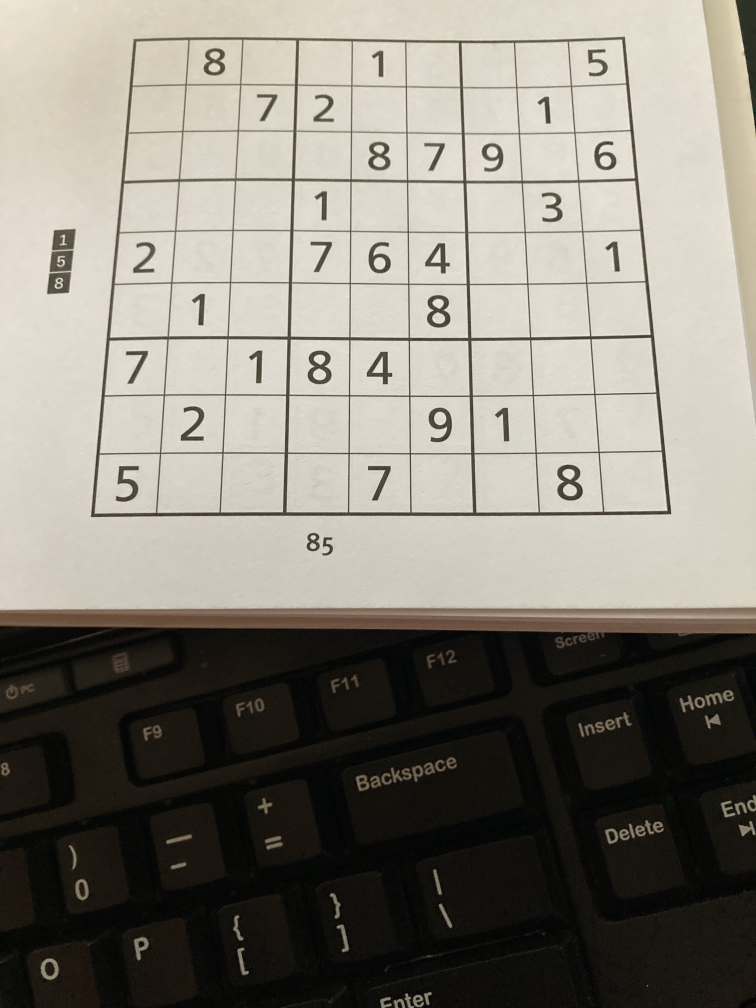
#> input picture images/big.JPG, 3024 x 4032 px (shown at 1/4 size)
$ python tess_playground.py
#> lines starting #> are read from the running program, lines starting #| are printed output that depends on the picture; after the words box and inside, x2 and y2 are one past the last pixel; in counts of white or black regions, pixels touching at a corner belong together
import cv2
import numpy as np

def blur_and_thresh(img):
    blur = cv2.GaussianBlur(img, (5,5), 0)
    return cv2.adaptiveThreshold(blur, 255, 1, 1, 11, 2)

IN = 'images/big.JPG'

image = cv2.imread(IN)
#> image is the input picture: shape (4032, 3024, 3); mean B, G, R 122.2, 131.8, 136.3

# make sure to change scaling constants in the actual app
image = cv2.resize(image, None, fx= 0.3, fy= 0.3, interpolation= cv2.INTER_LINEAR)
#> image: shape (1210, 907, 3)
gray = cv2.cvtColor(image, cv2.COLOR_BGR2GRAY)
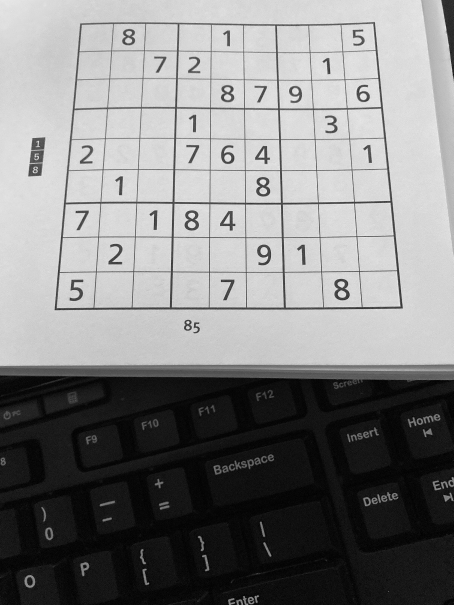
#> gray: shape (1210, 907) (shown at 1/2 size); min 0, max 252, mean 131.9

h, w, _ = image.shape
#> h = 1210; w = 907

processed = blur_and_thresh(gray)
#> in blur_and_thresh, `return cv2.adaptiveThreshold(blur, 255, 1, 1, 11, 2)`:
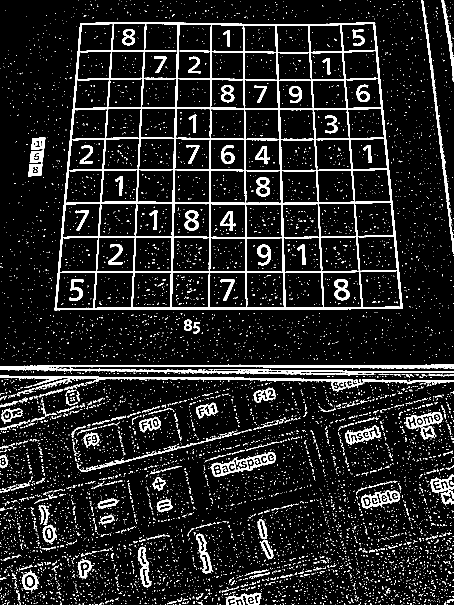
#> returned value: shape (1210, 907) (shown at 1/2 size); 10.9% white; 8014 white regions (7721 under 20 px)
contours, _ = cv2.findContours(processed, cv2.RETR_TREE, cv2.CHAIN_APPROX_SIMPLE)
#> contours = 8241 contours, 7937 with area under 20; largest, box (x1, y1, x2, y2) and area: (109, 44, 806, 621) 367079, (286, 47, 356, 158) 6822, (355, 48, 423, 158) 6789, (0, 729, 907, 752) 5420, (719, 541, 802, 615) 5345

max_area = 0

for contour in contours:
    area = cv2.contourArea(contour)
    if area > max_area:
        max_area = area
        best_contour = contour
#> this loop made 8241 passes
#> (area, max_area) on passes 122, 126, 182, 372, 1037, 1652, 1963, 2906, 3639: (23, 23), (31, 31), (33.5, 33.5), (851.5, 851.5), (861, 861), (1089.5, 1089.5), (1100, 1100), (1691, 1691), (2830, 2830)
#> after the loop, best_contour = contour of 312 points, box (x1, y1, x2, y2) (109, 44, 806, 621), area 367079; max_area = 367079

#cv2.drawContours(image, contours, -1, (0, 255, 0), 2)

top_left = top_right = bottom_left = bottom_right = np.float32([0, 0])
min_x, min_y, max_x, max_y = float('inf'), float('inf'), 0, 0

for point in best_contour:
    x, y = int(point[0][0]), int(point[0][1])
    min_y = min(min_y, y)
    max_y = max(max_y, y)
#> this loop made 312 passes
#> (x, y, max_y) on passes 1 to 3: (242, 44, 44), (241, 45, 45), (191, 45, 45)

top_left = np.float32([float('inf'), min_y])
#> top_left = [inf, 44]
top_right = np.float32([0, min_y])
#> top_right = [0, 44]
bottom_left = np.float32([float('inf'), max_y])
#> bottom_left = [inf, 620]
bottom_right = np.float32([0, max_y])
#> bottom_right = [0, 620]

for point in best_contour:
    x, y = int(point[0][0]), int(point[0][1])
    if y in range(min_y - 10, min_y + 10):
        top_left[0] = min(x, top_left[0])
        top_right[0] = max(x, top_right[0])

    elif y in range(max_y - 10, max_y + 10):
        bottom_left[0] = min(x, bottom_left[0])
        bottom_right[0] = max(x, bottom_right[0])
#> this loop made 312 passes
#> (x, y) on passes 1 to 3: (242, 44), (241, 45), (191, 45)
#> after the loop, bottom_left = [109, 620]; bottom_right = [805, 620]; top_left = [160, 44]; top_right = [750, 44]

# top left, top right, bottom left, bottom right
corners = np.float32([top_left, top_right, bottom_left, bottom_right])
#> corners = [[160, 44], [750, 44], [109, 620], [805, 620]]

for x in range(4):
    cv2.circle(processed, (int(corners[x][0]), int(corners[x][1])), 5, (0, 0, 255), -1)
#> processed: shape (1210, 907); 10.9% white; 8014 white regions (7721 under 20 px), largest, box (x1, y1, x2, y2) and area: (109, 44, 806, 621) 40180, (0, 729, 907, 752) 6992, (0, 751, 907, 783) 5127

new_corners = np.float32([[0, 0], [w, 0], [0, h], [w, h]])

perspective = cv2.getPerspectiveTransform(corners, new_corners)
#> perspective = [[1.56, 0.138, -255.5], [3.53e-17, 2.51, -110.6], [1.95e-19, 0.000316, 1]]
P = cv2.warpPerspective(gray, perspective, (w, h))
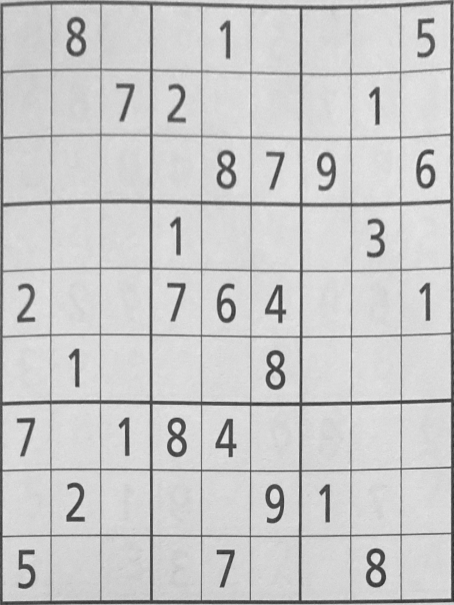
#> P: shape (1210, 907) (shown at 1/2 size); min 36, max 247, mean 201.7

P = cv2.resize(P, (900, 900))
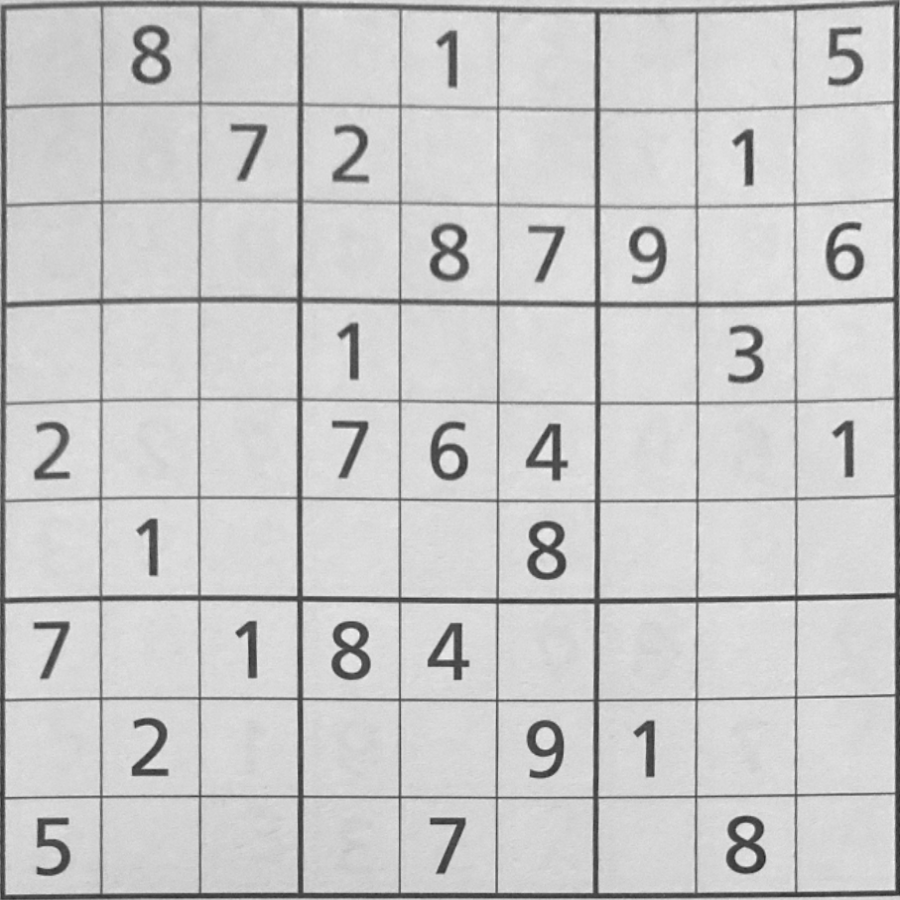
#> P: shape (900, 900); min 39, max 244, mean 201.6
cv2.imshow("perspective", P)
cv2.imwrite('images/perspective.jpg', P)

cv2.waitKey(0)
cv2.destroyAllWindows
